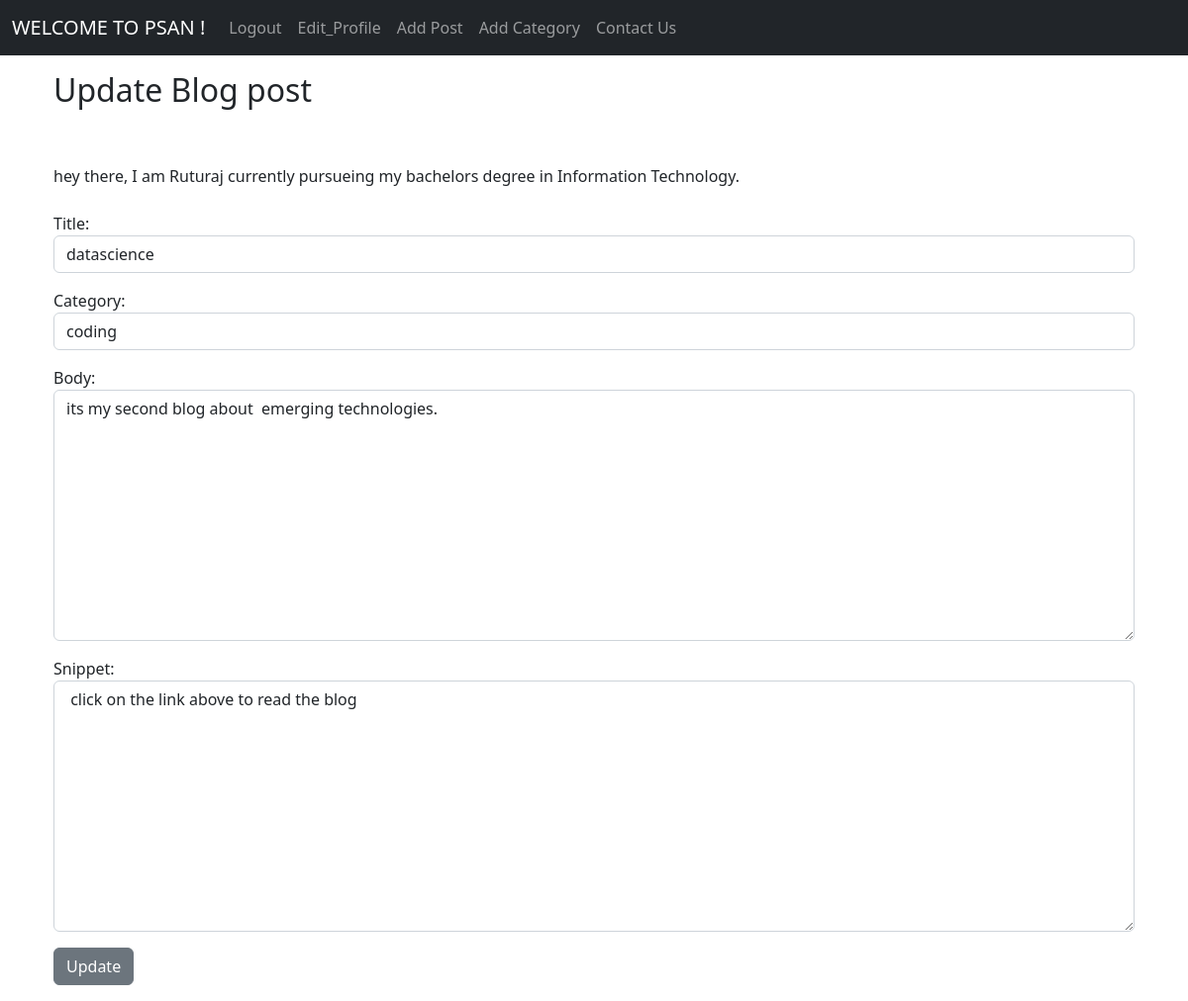
Page /article/edit/2 (signed in) on the committed database.
### theblog/models.py (models this page shows, shortened)
class Profile(models.Model):
    user=models.OneToOneField(User, null=True, on_delete=models.CASCADE)
    bio=models.TextField()
    profile_pic=models.ImageField(blank= True, null= True,upload_to="static/profile/")
    linkedin_url = models.CharField(max_length=255,blank= True, null= True)
    twitter_url = models.CharField(max_length=255,blank= True, null= True)
    instagram_url = models.CharField(max_length=255,blank= True, null= True)

class Post(models.Model):
    title = models.CharField(max_length=255)
    author = models.ForeignKey(User, on_delete=models.CASCADE)
    category = models.CharField(max_length=255, default='coding')
    snippet = models.CharField(max_length=255,)
    body = RichTextField(blank= True, null= True)
    post_date = models.DateField(auto_now_add=True)
    likes = models.ManyToManyField(User, related_name=("blog_posts"))

### theblog/views.py (the view)
# urls.py: path('article/edit/<int:pk>' , UpdatePostView.as_view(), name="update_post"),
class UpdatePostView(UpdateView):
     model = Post
     template_name = 'update_post.html'
     form_class = EditForm

### theblog/forms.py
class EditForm(forms.ModelForm):
    class Meta :
        model = Post
        fields = ('title','category','body','snippet')
        widgets = {
          'title' : forms.TextInput(attrs={'class': 'form-control'}),
          'category' : forms.TextInput(attrs={'class': 'form-control'}),
          'body' : forms.Textarea(attrs={'class': 'form-control'}),
           'snippet' : forms.Textarea(attrs={'class': 'form-control'}),
        }

### theblog/templates/update_post.html (shortened to what this page needs)
{% extends 'base.html' %}
    {% block content %}
  {% if user.is_authenticated %}
    <div class='container my-2 py-2'>
    <h2>Update Blog post</h2>
     <br/><br/>
     {{user.profile.bio}}
     <br/><br/>
     <form method = "POST">
             {{form.as_p}}
             <button class="btn btn-secondary">Update</button>
        </div>
  {% else%}
    <center><h1>you are not allowed to be here.And you know that!</h1></center>
  {% endif %}
    {% endblock content %}

### rows in the picture
Post: title "datascience", category "coding", body "its my second blog about emerging technologies.", snippet "click on the link above to read the blog"

### other values in the picture
{{ user.profile.bio }} "hey there, I am Ruturaj currently pursueing my bachelors degree in Information Technology."
